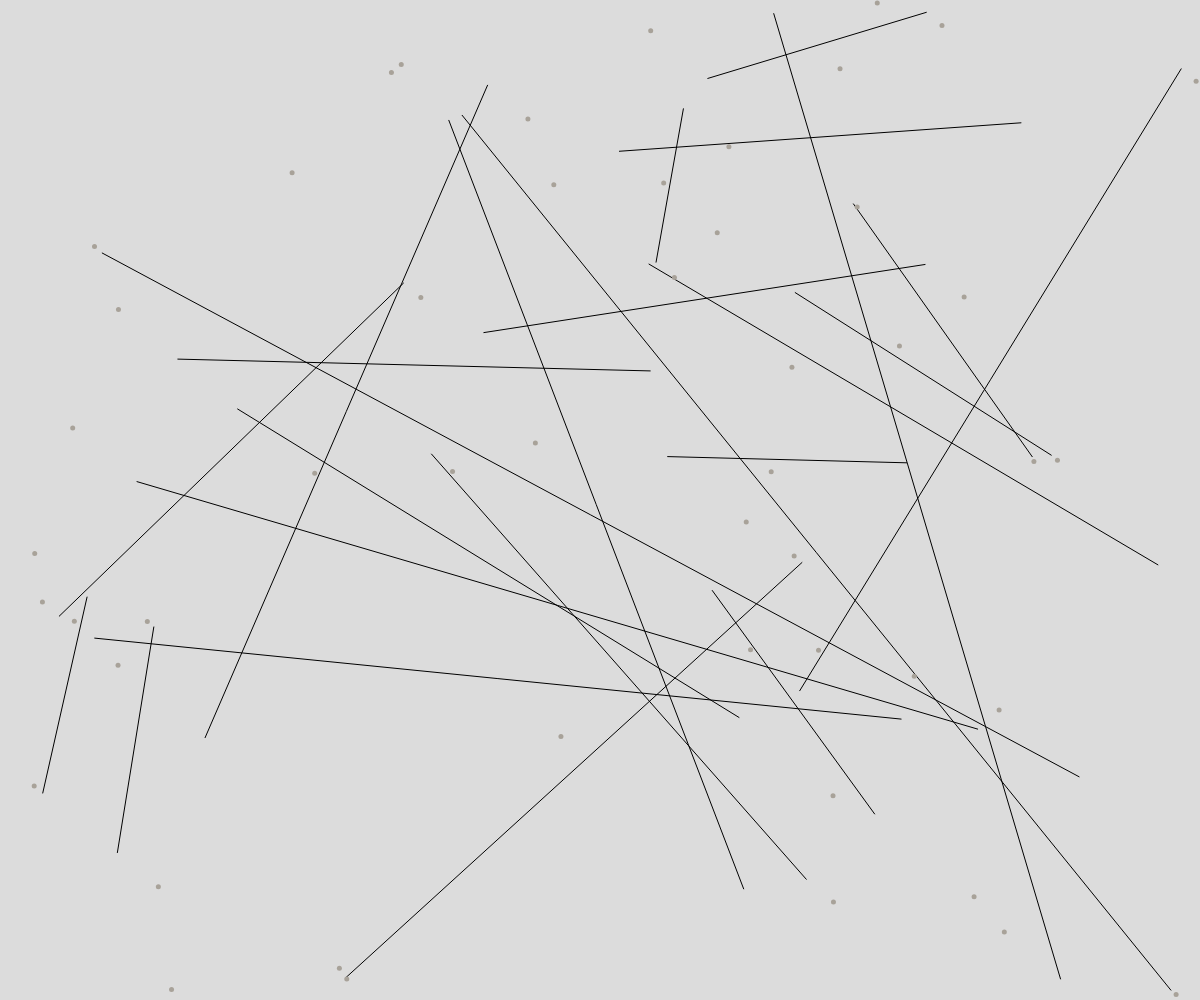
Frame 1 (no input)
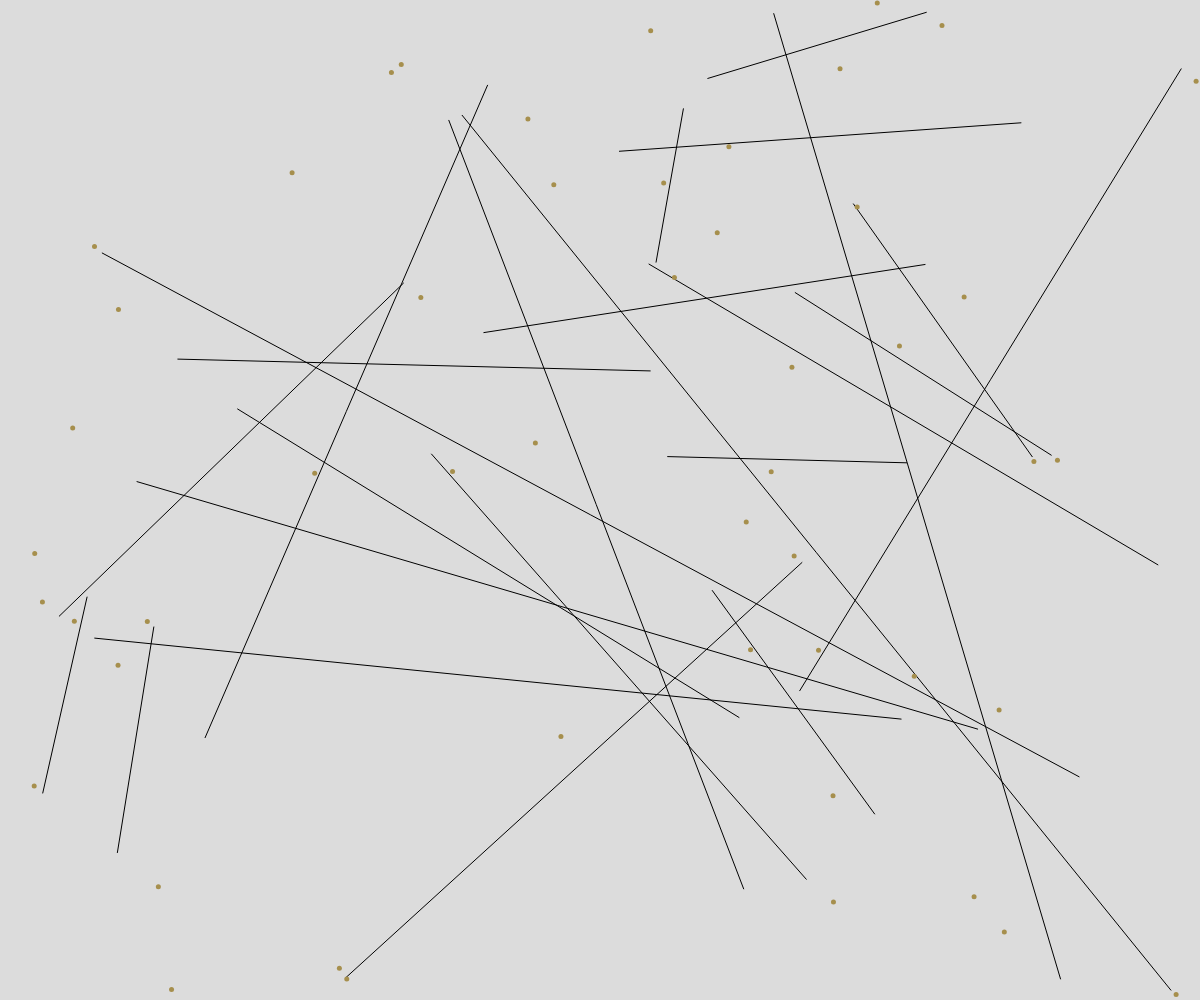
Frame 60 (no input)
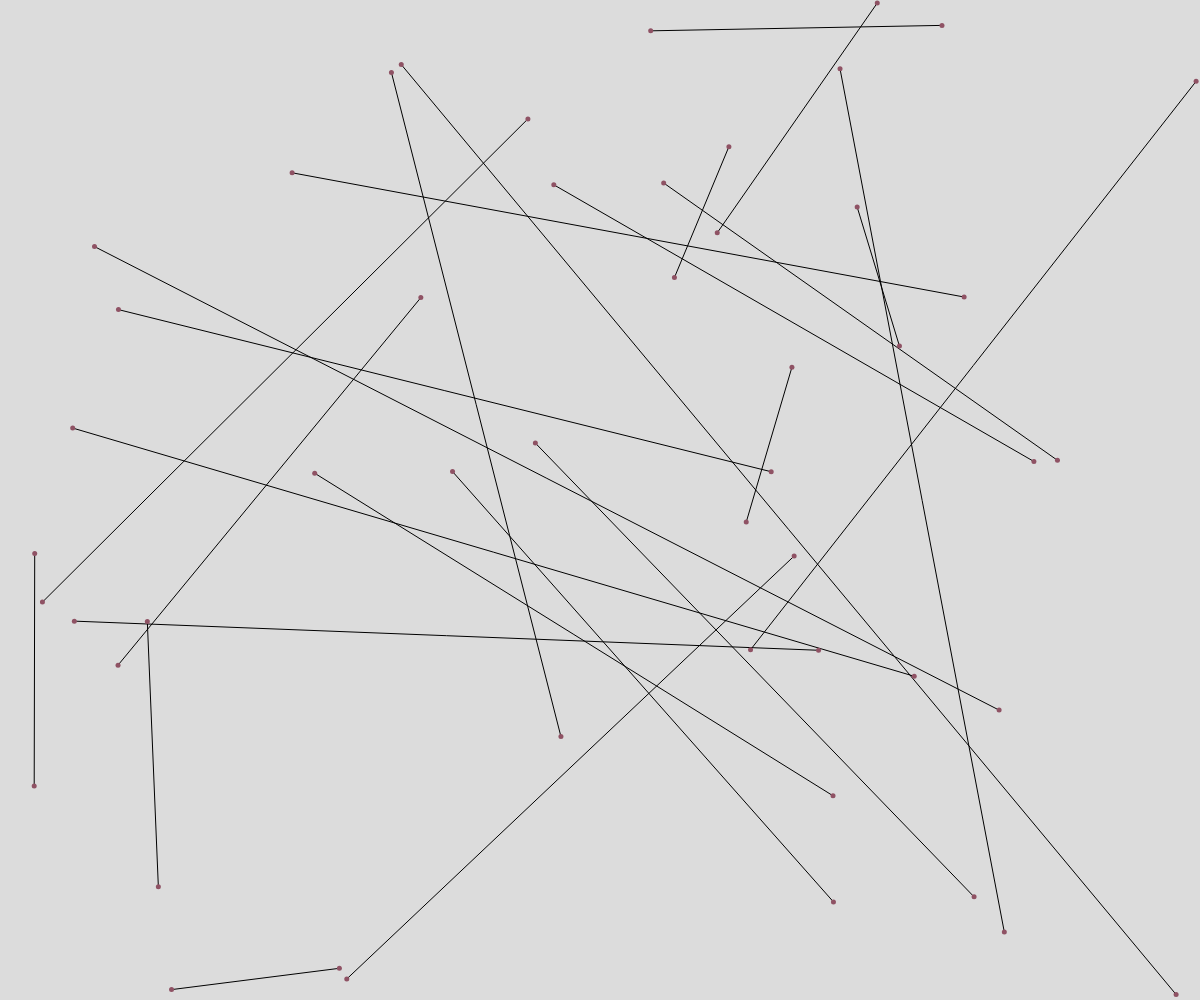
Frame 120 (the mouse pressed at the canvas centre since frame 60)

The p5.js sketch that drew these frames (run headless with seeded random() and noise() and a simulated clock; from frame 60 on, the mouse is pressed at the canvas centre):

// p5.js sketch
// ── sketch.js
let pointsBase = [];
let pointsAlt = [];

let pink = "#FF4dFF";
let red = "#CC0044";
let green = "#84FF4D";
colours = [red, pink, green];

let firstRun = true;

function setup() {
  createCanvas(windowWidth, windowHeight);
}

function draw() {
  background(220);

  if (firstRun) {

    for(let i=0; i<50; i++) {
      var x = random(width);
      var y = random(height);
      pointsBase.push([x,y]);
      pointsAlt.push([x,y]);
    }

    firstRun = false;
  }

  for(let i=0; i<(pointsBase.length); i++) {
    pointsAlt[i][0] = pointsBase[i][0] + ((noise(pointsBase[i][0], mouseX/200)-0.5)*(mouseX-(width/2)));
    pointsAlt[i][1] = pointsBase[i][1] + ((noise(pointsBase[i][0], mouseX/200)-0.5)*(mouseY-(height/2)));
  }

  // draw sketch
  fill(170);
  stroke(0);
  // drawLines(pointsBase);
  
  drawLines(pointsAlt);

  noStroke();

  drawDots(pointsBase);
}

function drawDots(pointArray) {
  // draws the dots on screen
  fill(noise(frameCount/30)*255, noise(frameCount*2/30)*255, noise(frameCount*3/30)*255);
  for(let i=0; i<(pointArray.length); i++) {
    circle(pointArray[i][0], pointArray[i][1], 5);
  }
}

function drawLines(pointArray) {
  // draws the lines on screen
  for(let i=0; i<(pointArray.length-1); i+=2) {
    var p1 = pointArray[i];
    var p2 = pointArray[i+1];
    line(p1[0], p1[1], p2[0], p2[1]);
  }
}


//* 3 colours 
